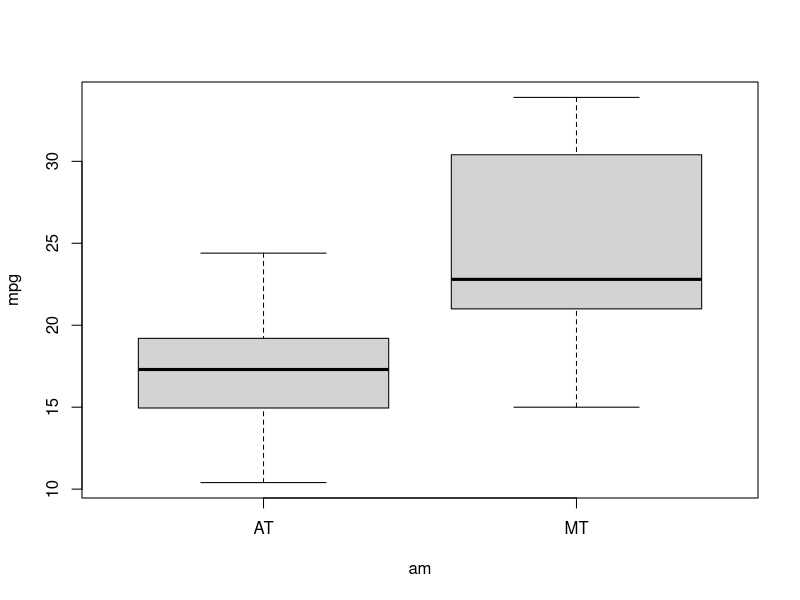

Write the R code that produced this figure.
## ---- chunk 1
data(mtcars)
## ---- chunk 2
testResult = t.test(subset(mtcars,am == 0)$mpg,subset(mtcars,am == 1)$mpg)
## ---- chunk 3
mtcars$am <- as.factor(mtcars$am)
levels(mtcars$am)<-c("AT","MT")
boxplot(mpg ~ am, 
            data = mtcars)
